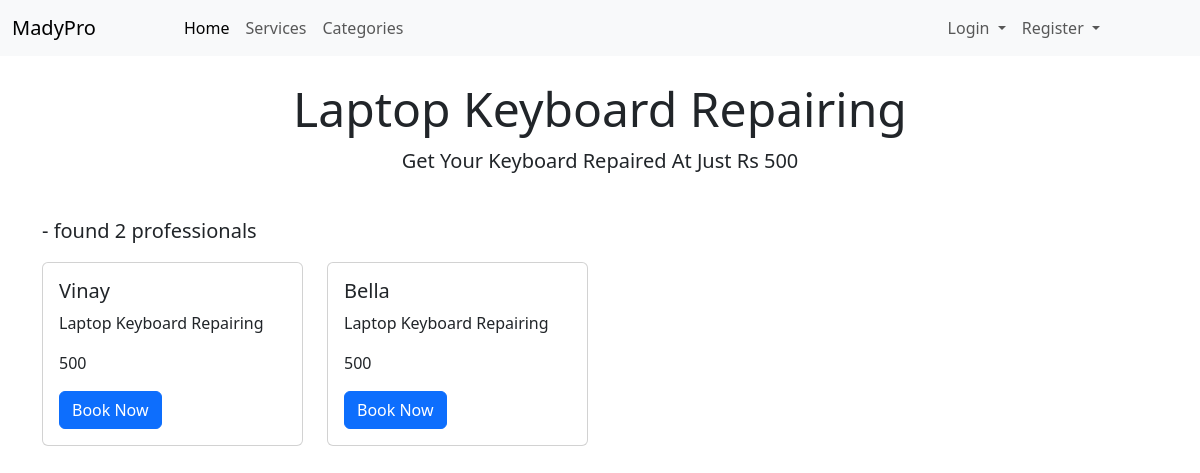
Screenshot of /services/1/professionals with the database file from the repository.
### app/models.py (models this page shows, shortened)
class Service(db.Model):
    id = db.Column(db.Integer, autoincrement=True, primary_key=True)
    name = db.Column(db.String, unique=True, nullable=False)
    price = db.Column(db.Integer, nullable=False)
    description = db.Column(db.Text)
    category_id = db.Column(db.Integer, db.ForeignKey('category.id'), nullable=False)
    professionals = db.relationship('Professional', backref='service', lazy=True)

class Professional(UserMixin, db.Model):
    id = db.Column(db.Integer, autoincrement=True, primary_key=True)
    name = db.Column(db.String, unique=True, nullable=False)
    email = db.Column(db.String(120), unique=True, nullable=False)
    password = db.Column(db.String, nullable=False)
    service_id = db.Column(db.Integer, db.ForeignKey('service.id'), nullable=False)
    service_requests = db.relationship('ServiceRequest', backref='professional', lazy=True)
    status = db.Column(db.String, default="Pending")

### app/routes.py (the view)
@app.route("/services/<int:service_id>/professionals")
def get_professionals_of_service(service_id):
    service = Service.query.filter_by(id=service_id).first()
    if service:
        desired_professionals = Professional.query.filter_by(service_id=service.id, status="Active").all()
        if desired_professionals:
            return render_template("get_professionals_of_service.html", desired_professionals=desired_professionals, service=service)
        flash('Currently, no professionals are available for this service', 'info')
        return redirect(url_for('services'))
    return redirect(url_for('home'))

### app/templates/get_professionals_of_service.html
{% extends 'base.html' %}
{% block content %}
    <div class="container mt-4">
        <h3 class="text-center display-5 my-2">{{ service.name }}</h3>
        <div class="row">
            <div class="text-center">
                <p class="lead">{{ service.description.title() }}</p>
            </div>
        </div>
    </div>
    <div class="container mt-4">
        <p class="lead">- found <b>{{ desired_professionals|length }}</b> professionals</p>
        <div class="row">
            {% for professional in desired_professionals %}
            <div class="col-md-3 col-sm-6 mb-4">
                <div class="card">
                    <div class="card-body">
                        <h5 class="card-title">{{ professional.name }}</h5>
                        <p class="card-text">{{ professional.service.name }}</p>
                        <p class="card-text">{{ professional.service.price }}</p>
                        <a href="{{ url_for('create_service_request', service_id=professional.service_id, professional_id=professional.id) }}" class="btn btn-primary">Book Now</a>
                    </div>
                </div>
            </div>
            {% endfor %}
        </div>
    </div>
{% endblock %}

### rows the page displays
Service: name "Laptop Keyboard Repairing", description "Get Your Keyboard Repaired At Just Rs 500"
Professional: name "Vinay", service.name "Laptop Keyboard Repairing", service.price "500"
Professional: name "Bella", service.name "Laptop Keyboard Repairing", service.price "500"

### other values shown
{{ desired_professionals|length }} "2"
